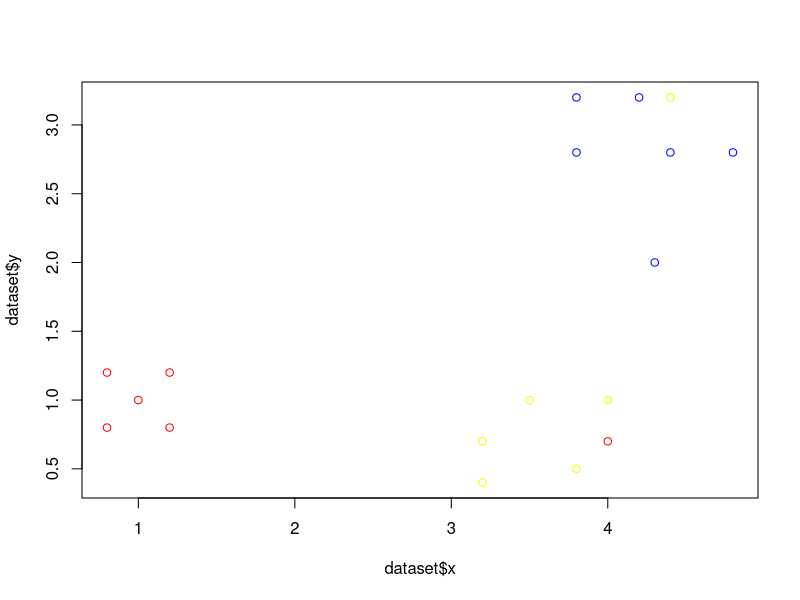
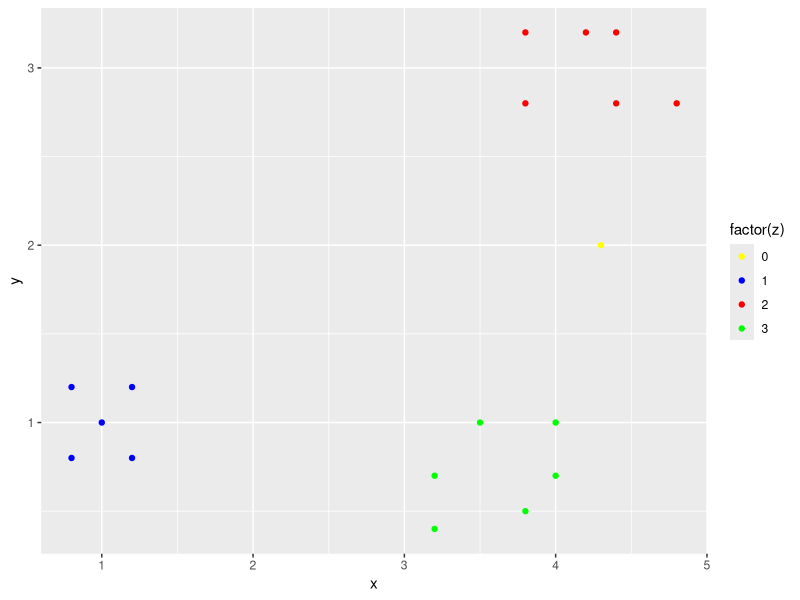

These charts were generated, in order, by the following R code:

library(ggplot2)

x = c(0.8, 1, 1.2, 0.8, 1.2, 4.3, 3.8, 4.8, 3.8, 4.2, 4.4, 4.4, 3.2, 3.2, 3.8, 3.5, 4, 4)
y = c(0.8, 1, 0.8, 1.2, 1.2, 2, 2.8, 2.8, 3.2, 3.2, 2.8, 3.2, 0.4, 0.7, 0.5, 1, 1, 0.7)
z = c(1, 1, 1, 1, 1, 0, 2, 2, 2, 2, 2, 2, 3, 3, 3, 3, 3, 3)

dataset = data.frame(x,y,z)
head(dataset)

plot(dataset$x, dataset$y, col=c("red", "blue", "yellow", "green")[dataset$z])
qplot(x, y, color=factor(z), data = dataset) + scale_color_manual(values = c("yellow", "blue", "red", "green"))

test_pt = c(3,2)

for (i in 1:18) {
  ed = sqrt((test_pt[2] - dataset[i,2])^2 + (test_pt[1] - dataset[i,1])^2)
  dataset$dist_test_pt[i] = ed
}

minimum = min(dataset$dist_test_pt)

point_idx = which(dataset$dist_test_pt == minimum)

class = dataset[point_idx,3]

print(paste0("As test point", " is close to point ", point_idx, " with distance ", minimum, ". Therefore, test point belongs to class ", class))

